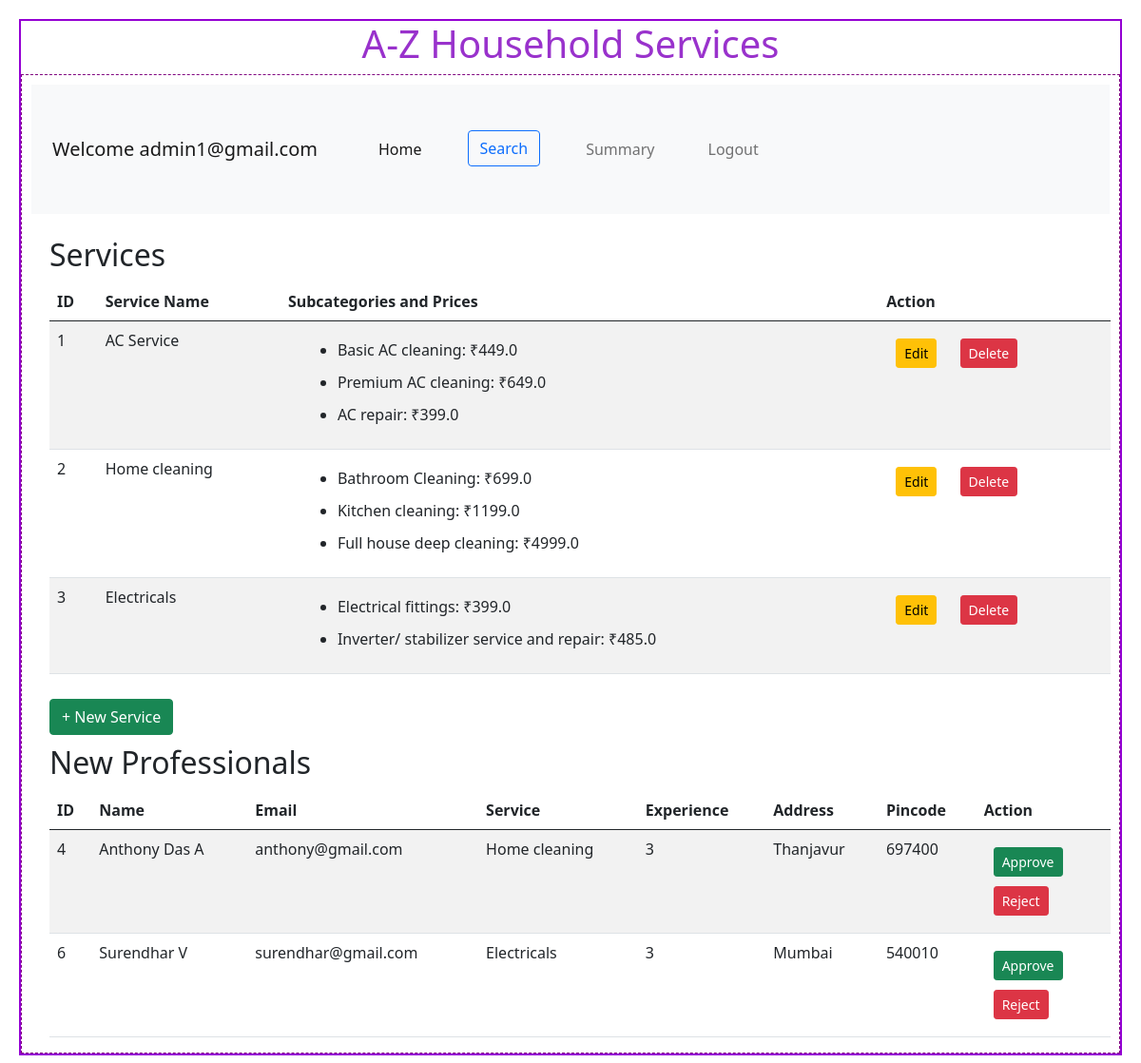
/admin/admin1@gmail.com, run on the app's committed database.
### backend/models.py (models this page shows)
class Service(db.Model):
    __tablename__ = "service"
    id = db.Column(db.Integer, primary_key=True, autoincrement=True)
    name = db.Column(db.String, nullable=False)
    description = db.Column(db.String, nullable=False)
    status = db.Column(db.String(20), default="active", nullable=False)  # Active/Inactive
    subcategories = db.relationship(
        'Subcategory',
        cascade="all, delete",
        backref="service",
        lazy=True
    )
    service_requests = db.relationship(
        'ServiceRequest',
        cascade="all, delete",
        backref="service",
        lazy=True
    )

class Subcategory(db.Model):
    id = db.Column(db.Integer, primary_key=True)
    service_id = db.Column(db.Integer, db.ForeignKey('service.id'), nullable=False)
    name = db.Column(db.String(100), nullable=False)
    description = db.Column(db.Text, nullable=False)
    price = db.Column(db.Float, nullable=False)

class ProfessionalDetails(db.Model):
    __tablename__ = "professional_details"
    id = db.Column(db.Integer, primary_key=True, autoincrement=True)
    email = db.Column(db.String, unique=True, nullable=False)
    password = db.Column(db.String, nullable=False)
    role = db.Column(db.Integer, default=1, nullable=False)  # 0 = admin, 1 = professional
    name = db.Column(db.String, nullable=False)
    service_id = db.Column(db.Integer, db.ForeignKey('service.id', ondelete='CASCADE'), nullable=False)  # Foreign key to Service
    experience = db.Column(db.Integer, nullable=False)
    address = db.Column(db.String, nullable=False)
    pincode = db.Column(db.Integer, nullable=False)
    status = db.Column(db.String(20), default="Pending")
    is_available = db.Column(db.Boolean, default=True)
    service = db.relationship('Service', backref='professionals')
    service_requests = db.relationship(
        'ServiceRequest',
        cascade="all, delete",
        backref="professional",
        lazy=True
    )

### backend/controllers.py (the view)
@app.route("/admin/<name>")
def admin_dashboard(name):
    services=Service.query.all()
    pending_professionals = ProfessionalDetails.query.filter_by(status='Pending').all()
    return render_template("admin_dashboard.html", name=name, services=services, pending_professionals=pending_professionals)

### templates/admin_dashboard.html
{%extends "admin_layout.html"%}
{%block content%}
            <div class="container mt-4">
                 {%if services%}
                <h2>Services</h2>
                <table class="table table-striped">
                    <thead>
                        <tr>
                            <th>ID</th>
                            <th>Service Name</th>
                            <th>Subcategories and Prices</th>
                            <th>Action</th>
                        </tr>
                    </thead>
                    <tbody>
                        {% for service in services %}
                        <tr>
                            <td>{{ service.id }}</td>
                            <td>{{ service.name }}</td>
                            <td>
                                {% if service.subcategories %}
                                    <ul>
                                        {% for subcategory in service.subcategories %}
                                        <li>{{ subcategory.name }}: ₹{{ subcategory.price }}</li>
                                        {% endfor %}
                                    </ul>
                                {% else %}
                                    No subcategories available.
                                {% endif %}
                            </td>
                            <td>
                                <a href="{{ url_for('edit_service', service_id=service.id, name=service.name) }}" class="btn btn-sm btn-warning">Edit</a>
                                <form action="{{ url_for('delete_service', service_id=service.id, name=service.name) }}" method="POST" style="display:inline;">
                                    <button type="submit" class="btn btn-sm btn-danger" onclick="return confirm('Are you sure you want to delete this service?');">Delete</button>
                                </form>
                            </td>
                        </tr>
                        {%endfor%}
                    </tbody>
                </table>
                {%else%}
                <h3 class="center">No Services Available!</h3>
                {%endif%}
                <a href="/service/{{name}}" button type="button" class="btn btn-success">+ New Service</a>
                <h2>New Professionals</h2>
                {% if pending_professionals %}
                    <table class="table table-striped">
                        <thead>
                            <tr>
                                <th>ID</th>
                                <th>Name</th>
                                <th>Email</th>
                                <th>Service</th>
                                <th>Experience</th>
                                <th>Address</th>
                                <th>Pincode</th>
                                <th>Action</th>
                            </tr>
                        </thead>
                        <tbody>
                            {% for professional in pending_professionals %}
                                <tr>
                                    <td>{{ professional.id }}</td>
                                    <td>{{ professional.name }}</td>
                                    <td>{{ professional.email }}</td>
                                    <td>{{ professional.service.name }}</td>
                                    <td>{{ professional.experience }}</td>
                                    <td>{{ professional.address }}</td>
                                    <td>{{ professional.pincode }}</td>
                                    <td>
                                        <form method="POST" action="{{ url_for('approve_professional', professional_id=professional.id, name=name) }}">
                                            <button type="submit" class="btn btn-sm btn-success">Approve</button>
                                        </form>
                                        <form method="POST" action="{{ url_for('reject_professional', professional_id=professional.id, name=name) }}">
                                            <button type="submit" class="btn btn-sm btn-danger">Reject</button>
                                        </form>
                                    </td>
                                </tr>
                            {% endfor %}
                        </tbody>
                    </table>
                {% else %}
                    <p>No new professional requests at the moment.</p>
                {% endif %}
{%endblock%}

### static/styles/main.css (style rules this page uses)
* { margin:10px; }

### data on the page
Service: id "1", name "AC Service"
Subcategory: name "Basic AC cleaning", price "449.0"
Subcategory: name "Premium AC cleaning", price "649.0"
Subcategory: name "AC repair", price "399.0"
Service: id "2", name "Home cleaning"
Subcategory: name "Bathroom Cleaning", price "699.0"
Subcategory: name "Kitchen cleaning", price "1199.0"
Subcategory: name "Full house deep cleaning", price "4999.0"
Service: id "3", name "Electricals"
Subcategory: name "Electrical fittings", price "399.0"
Subcategory: name "Inverter/ stabilizer service and repair", price "485.0"
ProfessionalDetails: id "4", name "Anthony Das A", email "anthony@gmail.com", service.name "Home cleaning", experience "3", address "Thanjavur", pincode "697400"
ProfessionalDetails: id "6", name "Surendhar V", email "surendhar@gmail.com", service.name "Electricals", experience "3", address "Mumbai", pincode "540010"

### other printed values
{{ name }} "admin1@gmail.com"
